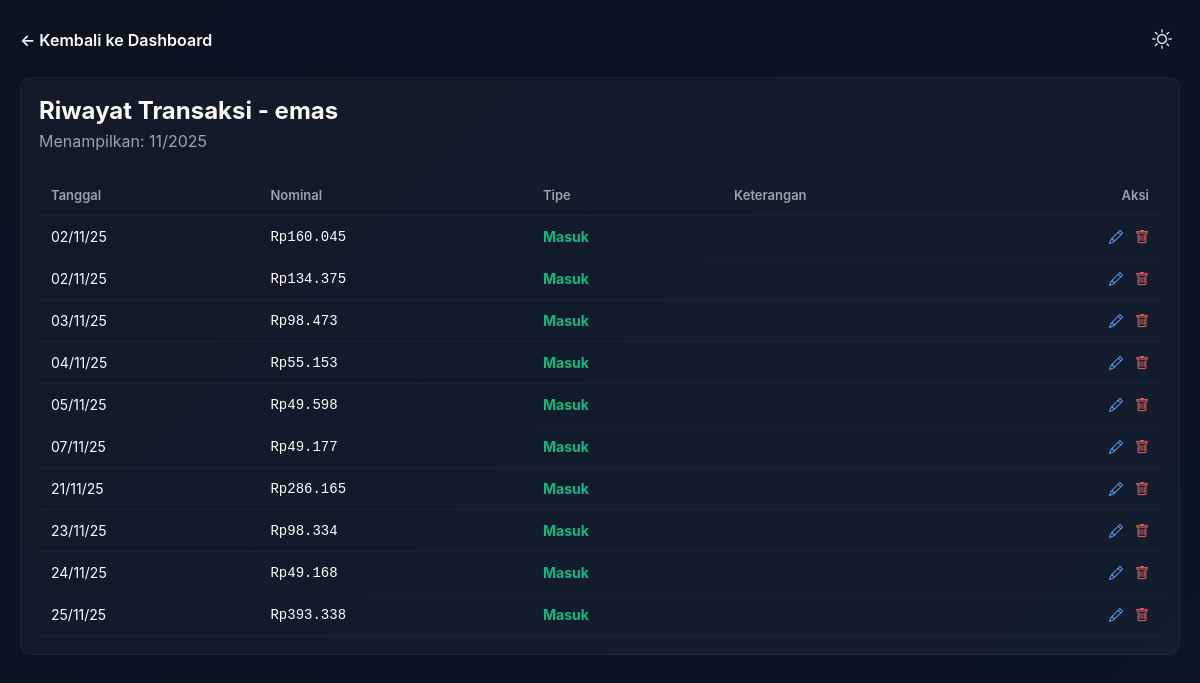
Page /dashboard/riwayat-transaksi.php?id=33 (signed in) on the committed database.
### tables this page shows
CREATE TABLE `celengan` (
  `id` int(11) NOT NULL,
  `user_id` int(11) NOT NULL,
  `nama_celengan` varchar(150) NOT NULL,
  `target` int(11) DEFAULT 0,
  `pengisian` enum('harian','mingguan','bulanan') NOT NULL DEFAULT 'harian',
  `total` int(11) DEFAULT 0,
  `created_at` timestamp NOT NULL DEFAULT current_timestamp(),
  `is_pinned` tinyint(1) NOT NULL DEFAULT 0
);

CREATE TABLE `transaksi` (
  `id` int(11) NOT NULL,
  `celengan_id` int(11) NOT NULL,
  `nominal` int(11) NOT NULL,
  `tipe` enum('masuk','keluar') NOT NULL,
  `keterangan` varchar(255) DEFAULT NULL,
  `tanggal` date DEFAULT curdate()
);

### web/dashboard/riwayat-transaksi.php (the view, shortened to what this page needs)
<?php
include('../config/db.php');
$celengan_id = (int)$_GET['id'];
$user_id = $_SESSION['user_id'];
$stmt = $pdo->prepare("SELECT * FROM celengan WHERE id = ? AND user_id = ?");
$stmt->execute([$celengan_id, $user_id]);
$celengan = $stmt->fetch(PDO::FETCH_ASSOC);
$historyMonth = (int) date('n');
$historyYear = (int) date('Y');
$count_stmt = $pdo->prepare("SELECT COUNT(*) FROM transaksi WHERE celengan_id = ? AND MONTH(tanggal) = ? AND YEAR(tanggal) = ?");
$count_stmt->execute([$celengan_id, $historyMonth, $historyYear]);
$total_transaksi = $count_stmt->fetchColumn();
if ($total_transaksi == 0) {
    $latest_stmt = $pdo->prepare("SELECT tanggal FROM transaksi WHERE celengan_id = ? ORDER BY tanggal DESC LIMIT 1");
    $latest_stmt->execute([$celengan_id]);
    $latest_transaksi = $latest_stmt->fetch(PDO::FETCH_ASSOC);
    if ($latest_transaksi && !empty($latest_transaksi['tanggal'])) {
        $latestDate = strtotime($latest_transaksi['tanggal']);
        $historyMonth = (int) date('n', $latestDate);
        $historyYear = (int) date('Y', $latestDate);
    }
}
$stmt = $pdo->prepare("SELECT * FROM transaksi WHERE celengan_id = ? AND MONTH(tanggal) = ? AND YEAR(tanggal) = ? ORDER BY tanggal ASC");
$stmt->execute([$celengan_id, $historyMonth, $historyYear]);
$transaksi = $stmt->fetchAll(PDO::FETCH_ASSOC);
function rupiah($angka) { return 'Rp' . number_format($angka, 0, ',', '.'); }
?>
<!DOCTYPE html>
<html lang="id">
<head>
    <link rel="stylesheet" href="https://cdn.jsdelivr.net/npm/bootstrap-icons@1.11.3/font/bootstrap-icons.min.css">
</head>
<body>
    <div class="top-nav">
        <a href="detail-celengan.php?id=<?= $celengan_id; ?>" class="btn-back">&larr; Kembali ke Dashboard</a>
        <div class="top-actions">
            <button id="themeToggle" title="Ganti Tema"><i class="bi bi-sun"></i></button>
        </div>
    </div>
    <div class="card">
        <h2 style="margin:0 0 6px 0;">Riwayat Transaksi - <?= htmlspecialchars($celengan['nama_celengan']); ?></h2>
        <div style="color:var(--muted);margin-bottom:12px;">Menampilkan: <?= sprintf('%02d/%04d', $historyMonth, $historyYear); ?></div>
        <?php if (empty($transaksi)): ?>
            <div class="empty">Belum ada transaksi pada periode ini.</div>
        <?php else: ?>
            <div style="overflow-x:auto;">
            <table class="table">
                <thead>
                    <tr>
                        <th>Tanggal</th>
                        <th>Nominal</th>
                        <th>Tipe</th>
                        <th>Keterangan</th>
                        <th style="text-align:right;">Aksi</th>
                    </tr>
                </thead>
                <tbody>
                    <?php foreach ($transaksi as $t): ?>
                        <tr>
                            <td><?= date('d/m/y', strtotime($t['tanggal'])); ?></td>
                            <td style="font-family:monospace"><?= rupiah($t['nominal']); ?></td>
                            <td><?= strtolower($t['tipe']) == 'masuk' ? '<span class="badge-in">Masuk</span>' : '<span class="badge-out">Keluar</span>'; ?></td>
                            <td style="color:var(--muted)"><?= htmlspecialchars($t['keterangan']); ?></td>
                            <td style="text-align:right; white-space:nowrap;">
                                <a href="../transaksi/edit-transaksi.php?id=<?= $t['id']; ?>&celengan_id=<?= $celengan_id; ?>" style="color:#67a7ff; margin-right:8px; text-decoration:none;">
                                    <i class="bi bi-pencil"></i>
                                </a>
                                <a href="../transaksi/hapus-transaksi.php?id=<?= $t['id']; ?>&celengan_id=<?= $celengan_id; ?>" style="color:#ff6b6b; text-decoration:none;" onclick="return confirm('Hapus transaksi ini?')">
                                    <i class="bi bi-trash"></i>
                                </a>
                            </td>
                        </tr>
                    <?php endforeach; ?>
                </tbody>
            </table>
            </div>
        <?php endif; ?>
    </div>
</body>
</html>

### web/dashboard/riwayat-transaksi.php (style rules this page uses)
:root { --bg:#0f1724;--card:#111827;--muted:#9CA3AF;--white:#FFFFFF }
body { font-family:Inter, sans-serif;background:linear-gradient(135deg,#0b1220 0%, #0b1628 100%);color:var(--white);margin:0;padding:20px }
.top-nav { display:flex;justify-content:space-between;align-items:center;margin-bottom:18px }
.btn-back { color:var(--white);text-decoration:none;font-weight:600 }
.top-actions button { background:transparent;border:none;color:var(--white);font-size:20px;padding:8px;border-radius:50%;cursor:pointer }
.card { background:rgba(255,255,255,0.03);padding:18px;border-radius:12px;border:1px solid rgba(255,255,255,0.04) }
.table { width:100%;border-collapse:collapse;margin-top:12px }
th,td { padding:12px;border-bottom:1px solid rgba(255,255,255,0.03);text-align:left }
th { font-size:13px;color:var(--muted);font-weight:600 }
td { font-size:14px }
.badge-in { color:#10B981;font-weight:700 }

### rows in the picture
celengan: nama_celengan "emas"
transaksi: tanggal "11", tanggal "2025", tanggal "25/11/25", nominal "Rp393.338", tipe "Masuk"
transaksi: tanggal "02/11/25", nominal "Rp160.045", tipe "Masuk"
transaksi: tanggal "02/11/25", nominal "Rp134.375", tipe "Masuk"
transaksi: tanggal "03/11/25", nominal "Rp98.473", tipe "Masuk"
transaksi: tanggal "04/11/25", nominal "Rp55.153", tipe "Masuk"
transaksi: tanggal "05/11/25", nominal "Rp49.598", tipe "Masuk"
transaksi: tanggal "07/11/25", nominal "Rp49.177", tipe "Masuk"
transaksi: tanggal "21/11/25", nominal "Rp286.165", tipe "Masuk"
transaksi: tanggal "23/11/25", nominal "Rp98.334", tipe "Masuk"
transaksi: tanggal "24/11/25", nominal "Rp49.168", tipe "Masuk"
